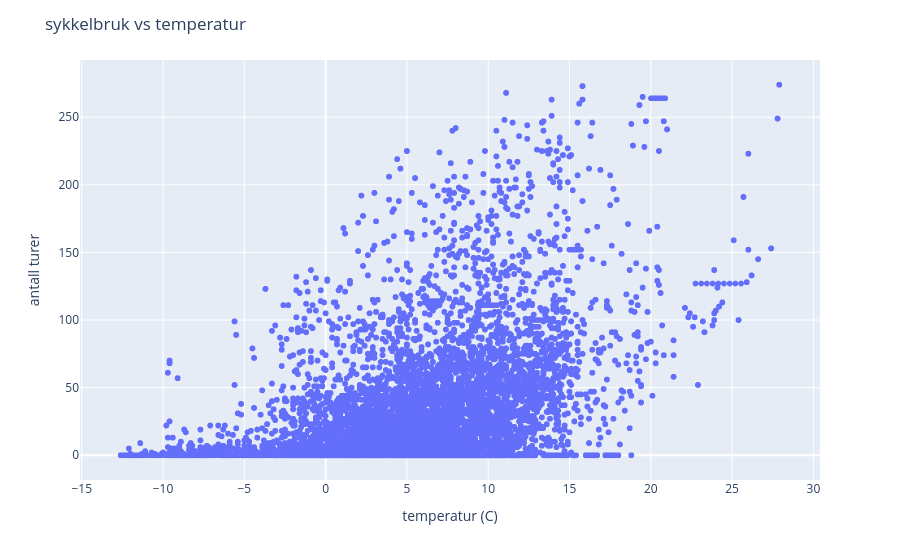

Source (notebook cell):
### Code cell
# visualiserer sammenheng mellom sykkelbruk og temperatur via scatter
fig = px.scatter(merged_df, "temperature", "trips_count")
fig.update_layout(title="sykkelbruk vs temperatur", xaxis_title="temperatur (C)",
                  yaxis_title="antall turer")
fig.show()

### Figure 1 — Plotly figure (JSON) as saved in the notebook; plotly's stock layout.template omitted (floating-point values rounded to 4 significant figures; data arrays with more than 128 entries replaced by an {"elided": "..."} marker saying what was removed)
{"data": [{"hovertemplate": "temperature=%{x}<br>trips_count=%{y}<extra></extra>", "legendgroup": "", "marker": {"color": "#636efa", "symbol": "circle"}, "mode": "markers", "name": "", "showlegend": false, "type": "scattergl", "x": {"elided": "57185 float values"}, "xaxis": "x", "y": {"elided": "57185 int values"}, "yaxis": "y"}], "layout": {"legend": {"tracegroupgap": 0}, "margin": {"t": 60}, "title": {"text": "sykkelbruk vs temperatur"}, "xaxis": {"anchor": "y", "domain": [0, 1], "title": {"text": "temperatur (C)"}}, "yaxis": {"anchor": "x", "domain": [0, 1], "title": {"text": "antall turer"}}}}
